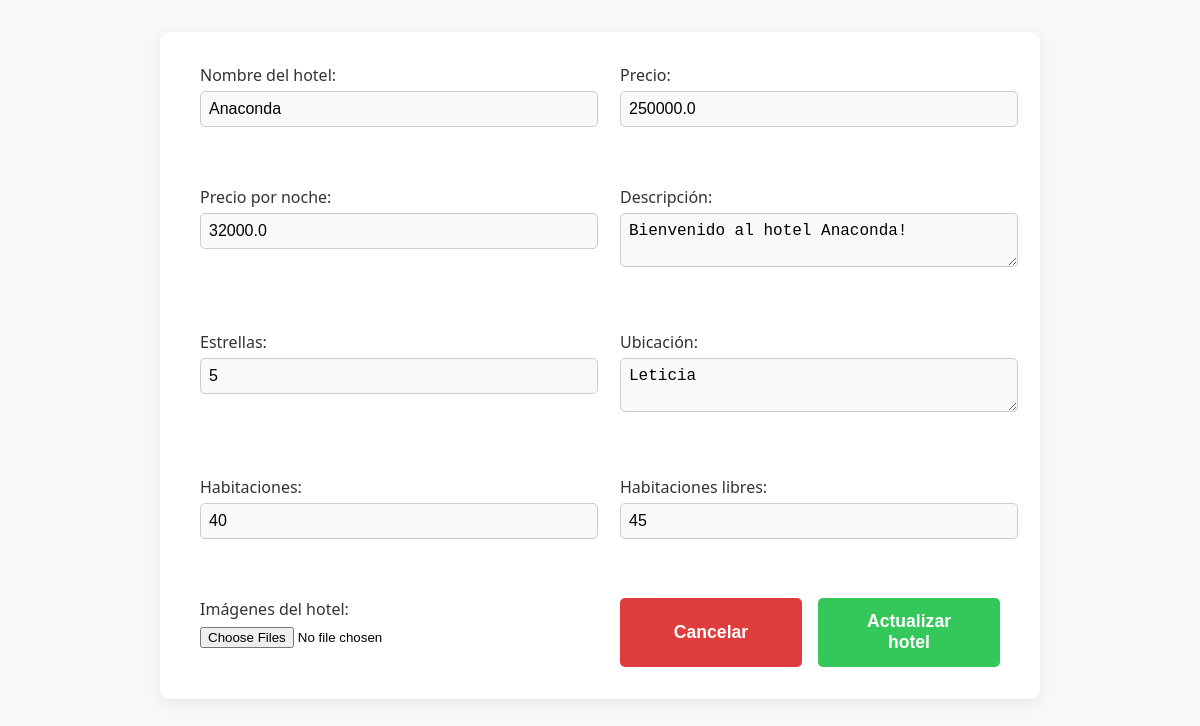
The app's page /update_hotel/23/ (signed in), older data.
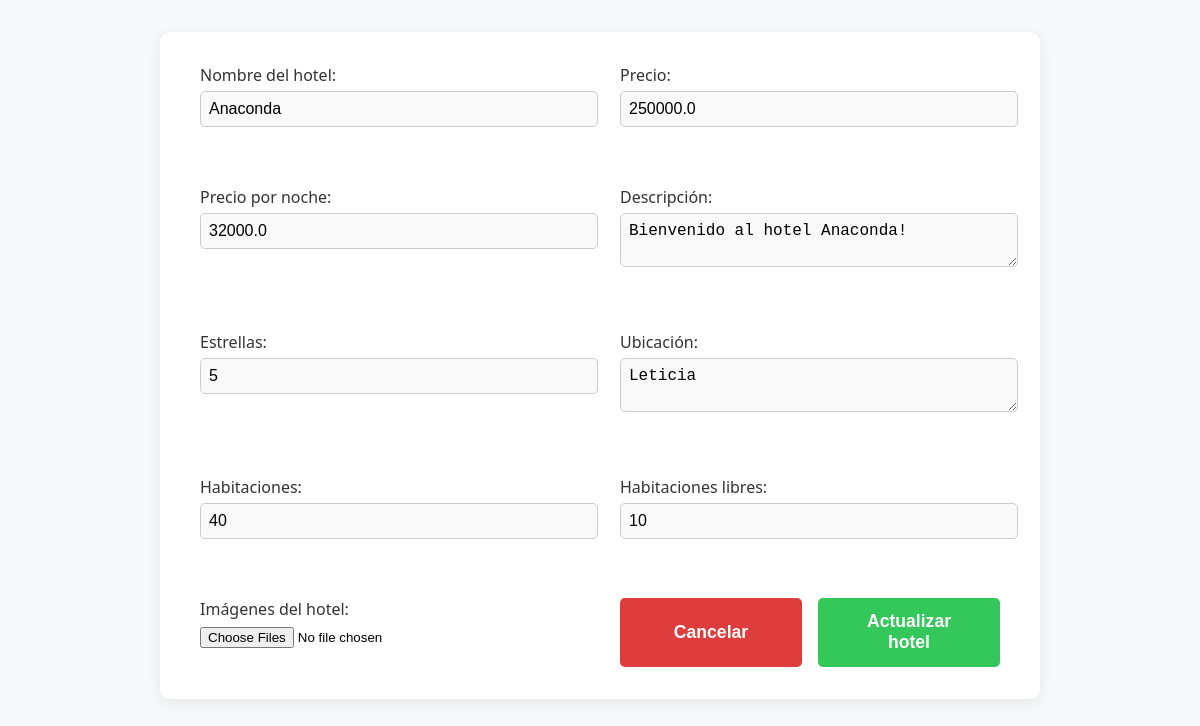
The same page, newer data.
### hoteles/models.py (models this page shows)
class Hoteles(models.Model):
    dueno = models.ForeignKey(User,on_delete=models.CASCADE)
    nombre = models.CharField(max_length=30)
    precio = models.FloatField(default=0)
    precio_noche = models.FloatField(default=0)
    descripcion = models.TextField(max_length=600)
    estrellas = models.IntegerField(default=1,validators=[MinValueValidator(1), MaxValueValidator(5)])
    ubicacion = models.TextField()
    """  resenas = models.IntegerField(default=0) """
    habitaciones = models.IntegerField(default=0,null=False)
    habitaciones_libres = models.IntegerField(default=0, validators=[MinValueValidator(0)])
    class Meta:
        permissions = [("can_register_hotels", "Registrar hoteles")]

### main/decorators.py (the view)
    def validacion(request, *args, **kwargs):
        if request.user.is_authenticated and request.user.role == "Empresario":
            return fun_view(request, *args, **kwargs)
        return redirect('login')

### hoteles/views.py (called while the page is built, shortened)
@solo_empresario
def update_hotel(request,hotel_id):
    hotel = get_object_or_404(Hoteles, pk=hotel_id, dueno=request.user)
    return render(request,'update_hotel.html', {"hotel":hotel})

### login/backend.py (called while the page is built)
    def get_user(self, user_id):
        User = get_user_model()
        try:
            return User.objects.get(pk=user_id)
        except User.DoesNotExist:
            return None

### hoteles/templates/update_hotel.html (shortened to what this page needs)
{% load static %}
<!DOCTYPE html>
<html lang="en">
<head>
  <link rel="stylesheet" href="{% static 'css/create_hotel.css' %}">
</head>
<body>
  <form method="post" enctype="multipart/form-data">
    <div>
      <label for="nombre">Nombre del hotel:</label>
      <input type="text" id="nombre" name="nombre" maxlength="30" value="{{hotel.nombre}}" required>
    </div>
    <div class="inputs">
      <label for="precio">Precio:</label>
      <input type="number" id="precio" name="precio" step="0.01" value="{{hotel.precio}}" min="0" required>
    </div>
    <div class="inputs">
      <label for="precio_noche">Precio por noche:</label>
      <input type="number" id="precio_noche" name="precio_noche" step="0.01" min="0" value="{{hotel.precio_noche}}" required>
    </div>
    <div class="inputs">
      <label for="descripcion">Descripción:</label>
      <textarea id="descripcion" name="descripcion" maxlength="300" required>{{hotel.descripcion}}</textarea>
    </div>
    <div class="inputs">
      <label for="estrellas">Estrellas:</label>
      <input type="number" id="estrellas" name="estrellas" min="0" max="5" value="{{hotel.estrellas}}" required>
    </div>
    <div class="inputs">
      <label for="ubicacion">Ubicación:</label>
      <textarea id="ubicacion" name="ubicacion" required>{{hotel.ubicacion}}</textarea>
    </div>
    <div class="inputs">
      <label for="habitaciones">Habitaciones:</label>
      <input type="number" id="habitaciones" name="habitaciones" min="0" value="{{hotel.habitaciones}}" required>
    </div>
    <div class="inputs">
      <label for="habitaciones_libres">Habitaciones libres:</label>
      <input type="number" id="habitaciones_libres" name="habitaciones_libres" min="0" value="{{hotel.habitaciones_libres}}" required>
    </div>
    <div class="inputs">
      <label for="imagenes">Imágenes del hotel:</label>
      <input type="file" id="imagenes" name="imagenes" accept="image/*" multiple>
    </div>
    <div class="cont-buttons">
       <button id="cancelar" type="button">Cancelar</button>
       <button type="submit">Actualizar hotel</button>
    </div>
  </form>
</body>
</html>

Row changes from the older to the newer data that the page shows:
changed Hoteles "Anaconda": habitaciones_libres "45" → "10"
